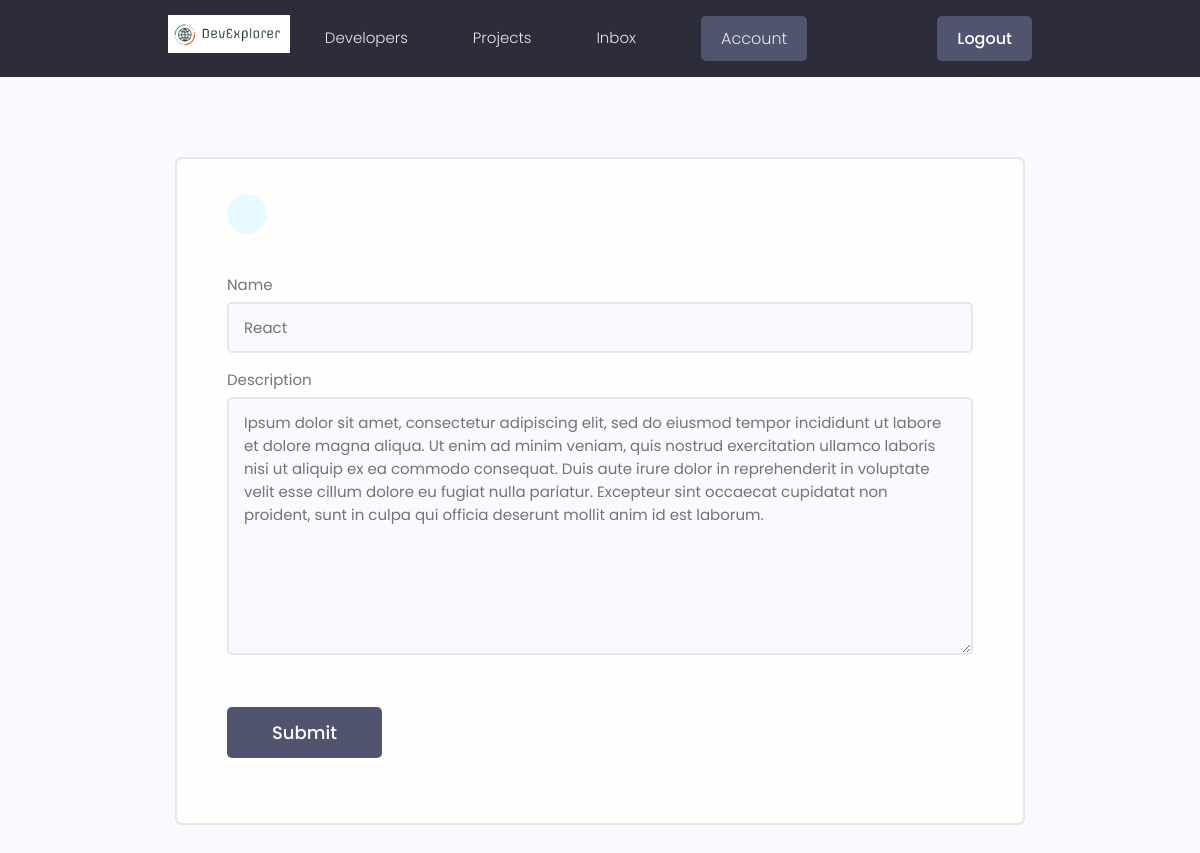
Page /update-skill/92da2698-f89e-4409-a976-2f6071027a38/ (signed in) on the committed database.
### users/models.py (models this page shows, shortened)
class Skill(models.Model):
    owner = models.ForeignKey(
        Profile, on_delete=models.CASCADE, null=True, blank=True)
    name = models.CharField(max_length=200, blank=True, null=True)
    description = models.TextField(blank=True, null=True)
    created = models.DateTimeField(auto_now_add=True)
    id = models.UUIDField(default=uuid.uuid4, unique=True,
                          primary_key=True, editable=False)

### users/views.py (the view)
# urls.py: path('update-skill/<str:pk>/', views.updateSkill, name="update-skill"),
@login_required(login_url='login')
def updateSkill(request, pk):
    profile = request.user.profile
    skill = profile.skill_set.get(id=pk)
    form = SkillForm(instance=skill)
    if request.method == 'POST':
        form = SkillForm(request.POST, instance=skill)
        if form.is_valid():
            form.save()
            messages.success(request, 'Skill was updated successfully!')
            return redirect('account')
    context = {'form': form}
    return render(request, 'users/skill_form.html', context)

### users/forms.py
class SkillForm(ModelForm):
    class Meta:
        model = Skill
        fields = '__all__'
        exclude = ['owner']
    def __init__(self, *args, **kwargs):
        super(SkillForm, self).__init__(*args, **kwargs)
        for name, field in self.fields.items():
            field.widget.attrs.update({'class': 'input'})

### users/templates/users/skill_form.html (shortened to what this page needs)
{% extends 'main.html' %} {% block content %}
<main class="formPage my-xl">
  <div class="content-box">
      <div class="formWrapper">
          <a class="backButton" href="{% url 'account' %}"></a>
          <br>
          <form class="form" method="POST" action="">
              {% for field in form %}
                <div class="form__field">
                  <label for="formInput#text">{{field.label}}</label>
                  {{field}}
                </div>
              {% endfor %}
              <input class="btn btn--sub btn--lg  my-md" type="submit" value="Submit" />
          </form>
      </div>
  </div>
</main>
{% endblock %}

### static/styles/app.css (style rules this page uses)
:root { --color-sub: #2d2d39; }
.btn--sub { background-color: var(--color-sub-light); }
.content-box { width: 95%; max-width: 85rem; margin: 0 auto; }
.backButton { background: var(--color-main-light); color: var(--color-main); width: 4rem; height: 4rem; display: flex; align-items: center; justify-content: center; border-radius: 50%; }
.formPage .formWrapper { list-style: none; background: var(--color-white); padding: 3.5rem 5rem; border: 2px solid var(--color-light); border-radius: 0.7rem; }

### static/uikit/styles/modules/_variables.css (style rules this page uses)
:root { --color-main: #5aa5b9; --color-main-light: #e6faff; --color-sub: #3f4156; --color-sub-light: #51546e; --color-sub-lighter: #ededfd; --color-text: #737373; --color-gray: #8b8b8b; --color-light: #e5e7eb; --color-light-gray: #767676; --color-bg: #f8fafd; --color-white: #fffefd; --color-white-light: #f3f3f3; --color-success: #359e64; --color-success-bg: #def8e8; --color-error: #fc4b0b; --color-error-bg: #fff2ee; --font-base: 'Poppins', arial, helvetica, 'Segoe UI', roboto, ubuntu, sans-serif; --font-monospace: 'Fira Code', 'Courier New', courier, monospace; --font-regular: 300; --font-medium: 500; --font-bold: 700; --generic-shadow: 1px 1px 5px #00000010; --generic-transition: all 0.3s ease-in-out; }

### static/uikit/styles/modules/_base.css (style rules this page uses)
* { margin: 0; padding: 0; box-sizing: border-box; text-rendering: optimizeLegibility; color: inherit; font-size: inherit; }
html { font-size: 50%; }
@media only screen and (min-width: 480px) { html { font-size: 56.25%; } }
@media only screen and (min-width: 1200px) { html { font-size: 62.5%; } }
body { line-height: 1.6; font-weight: 400; font-size: 1.5rem; color: var(--color-text); background-color: var(--color-bg); min-height: 100vh; }

### static/uikit/styles/modules/_typography.css (style rules this page uses)
* { font-family: var(--font-base); }
a { padding-bottom: 2px; text-decoration: none; display: inline-block; color: var(--color-main); font-weight: var(--font-medium); }

### static/uikit/styles/modules/_utilities.css (style rules this page uses)
.my-md { margin: 3rem auto; }
.my-xl { margin: 8rem auto; }

### static/uikit/styles/modules/_button.css (style rules this page uses)
.btn { display: inline-block; position: relative; cursor: pointer; background-color: var(--color-light); font-weight: var(--font-medium); color: var(--color-sub); text-decoration: none; padding: 1rem 2rem; border-radius: 0.5rem; border: none; width: -webkit-fit-content; width: -moz-fit-content; width: fit-content; height: -webkit-fit-content; height: -moz-fit-content; height: fit-content; font-size: 1.6rem; outline-width: 0; outline-color: transparent; -webkit-backface-visibility: hidden; backface-visibility: hidden; transition: all 0.3s ease-in-out; }
.btn--sub { background-color: var(--color-sub); color: var(--color-white); }
.btn--lg { font-size: 1.8rem; padding: 1.2rem 4.5rem; }

### static/uikit/styles/modules/_form.css (style rules this page uses)
.form { display: block; }
.form__field { margin-top: 1.5rem; margin-bottom: 1.5rem; }
.form__label, .form__field > label { display: block; margin-bottom: 0.5rem; color: var(--color-text); }
input.input[type='text'], input.input[type='email'], input.input[type='password'], input.input[type='number'], textarea.input { min-width: 24rem; width: 100%; padding: 1.2rem 1.5rem; border-radius: 0.5rem; border: 2px solid var(--color-light); transition: all 0.3s ease-in-out; background-color: var(--color-bg); }

### rows in the picture
Skill: form "React" "Ipsum dolor sit amet, consectetur adipiscing elit, sed do eiusmod tempor incididunt ut labore et dolore magna aliqua. Ut enim ad minim veniam, quis nostrud exercitation ullamco laboris nisi ut aliquip ex ea commodo consequat. Duis aute irure dolor in reprehenderit in voluptate velit esse cillum dolore eu fugiat nulla pariatur. Excepteur sint occaecat cupidatat non proident, sunt in culpa qui officia deserunt mollit anim id est laborum."

### other values in the picture
{{ field.label }} "Name" "Description"
